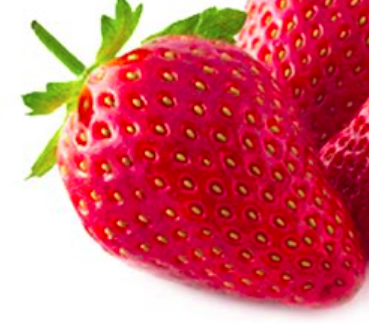
#> input picture test/crop1.jpeg, 369 x 324 px; its folder holds only this picture in this run
$ python utils.py
#> lines starting #> are read from the running program, lines starting #| are printed output that depends on the picture; after the words box and inside, x2 and y2 are one past the last pixel; in counts of white or black regions, pixels touching at a corner belong together
import cv2
import imutils

import matplotlib.pyplot as plt

from glob import glob

images = glob("../../test/*")

'''
Detection using contours
'''
original_image = cv2.imread(images[-1])
#> original_image is the input picture: shape (324, 369, 3); mean B, G, R 110.5, 101.7, 209.8
image = original_image.copy()
gray = cv2.cvtColor(image, cv2.COLOR_BGR2GRAY)
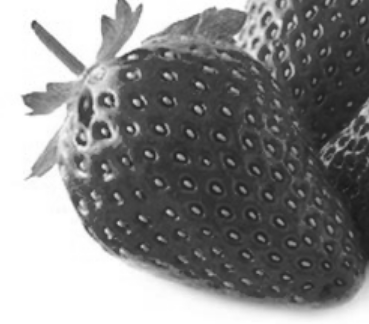
#> gray: shape (324, 369); min 25, max 255, mean 135
thresh = cv2.threshold(gray, 0, 255, cv2.THRESH_BINARY_INV + cv2.THRESH_OTSU)[1]
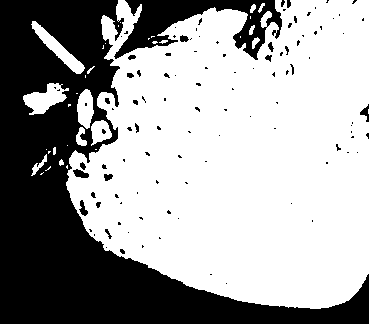
#> thresh: shape (324, 369); 63.2% white; 111 black regions (90 under 20 px)


# Find contours, filter using contour approximation, aspect ratio, and contour area
# threshold_max_area = 550
threshold_min_area = 10
cnts = cv2.findContours(thresh, cv2.RETR_TREE, cv2.CHAIN_APPROX_SIMPLE)
#> cnts = 142 contours, 102 with area under 20; largest, box (x1, y1, x2, y2) and area: (66, 0, 369, 309) 73012, (23, 83, 69, 115) 708, (31, 21, 85, 74) 658, (77, 89, 94, 129) 455, (91, 120, 112, 146) 330
cnts = cnts[0] if len(cnts) == 2 else cnts[1]
for c in cnts:
    peri = cv2.arcLength(c, True)
    approx = cv2.approxPolyDP(c, 0.035 * peri, True)
    x,y,w,h = cv2.boundingRect(approx)
    aspect_ratio = w / float(h)
    area = cv2.contourArea(c)
    # if len(approx) == 4 and area > threshold_min_area and (aspect_ratio >= 0.9 and aspect_ratio <= 1.1):
    print("asd", c)
    cv2.rectangle(image, (x, y), (x + w, y + h), (36,255,12), 2)
#> this loop made 142 passes
#> (peri, x, y, w, h, aspect_ratio, area) on passes 5, 11, 13, 17, 19, 29, 32, 37, 42, 48, 57, 58: (68.18, 31, 154, 16, 22, 0.727, 71.5), (57.46, 76, 127, 11, 19, 0.579, 96), (17.31, 101, 128, 6, 7, 0.857, 21), (94.77, 77, 89, 17, 40, 0.425, 455), (157.3, 24, 83, 45, 32, 1.41, 707.5), (29.56, 252, 37, 8, 12, 0.667, 38.5), (24.49, 249, 25, 6, 10, 0.6, 25), (21.9, 250, 4, 6, 9, 0.667, 25.5), (19.31, 119, 248, 7, 7, 1, 26), (31.21, 104, 228, 9, 12, 0.75, 39.5), (21.31, 95, 201, 7, 8, 0.875, 30), (46.87, 78, 199, 11, 18, 0.611, 92.5)
#> (peri, approx, x, y, w, h, aspect_ratio, area) on passes 12, 35, 39: (79.36, [[105, 121], [92, 124], [91, 145], [111, 136]], 91, 121, 21, 25, 0.84, 330.5), (159, [[32, 21], [43, 42], [80, 73], [83, 65]], 32, 21, 52, 53, 0.981, 657.5), (1842.7, [[118, 0], [89, 234], [348, 300], [368, 0]], 89, 0, 280, 301, 0.93, 73012)
#> (printed output is left out)
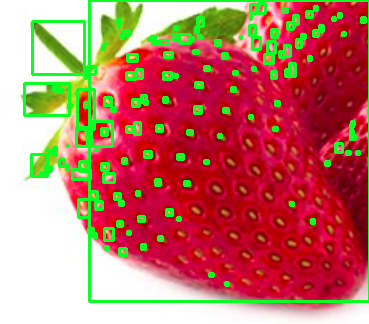
#> image: shape (324, 369, 3); 9.75% of pixels changed, all inside (x1, y1, x2, y2) = (23, 0, 369, 303)

plt.imshow(image)


'''
Detection using Edges
'''
#> (the run stopped early here; a loop or call above may not have finished)

$ run again, on test/crop2_fruit.jpeg
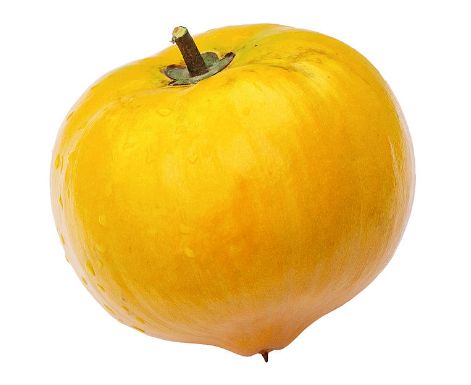
#> input picture test/crop2_fruit.jpeg, 471 x 385 px
#> original_image is the input picture: shape (385, 471, 3); mean B, G, R 139.9, 211.9, 240.9
#> `thresh = cv2.threshold(gray, 0, 255, cv2.THRESH_BINARY_INV + cv2.THRES..`:
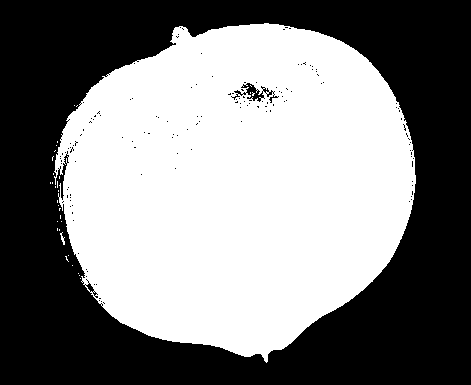
#> thresh: shape (385, 471); 50.6% white; 143 black regions (141 under 20 px)
#> cnts = 237 contours, 229 with area under 20; largest, box (x1, y1, x2, y2) and area: (54, 23, 416, 363) 91727, (240, 82, 265, 103) 237, (85, 282, 95, 293) 46, (268, 94, 279, 104) 36, (233, 89, 244, 97) 30, (266, 89, 274, 98) 28, (262, 87, 270, 94) 26, (231, 93, 241, 101) 24
#> the loop `for c in cnts:` made 237 passes
#> (peri, x, y, w, h, aspect_ratio, area) on passes 29, 44: (1415.4, 59, 27, 351, 336, 1.04, 91727), (30.04, 85, 282, 10, 11, 0.909, 45.5)
#> (printed output is left out)
#> after the loop `for c in cnts:`:
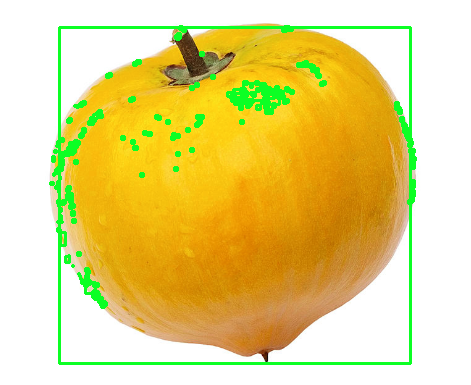
#> image: shape (385, 471, 3); 4.97% of pixels changed, all inside (x1, y1, x2, y2) = (49, 25, 417, 365)

$ run again, on test/crop1_backpacks.jpeg
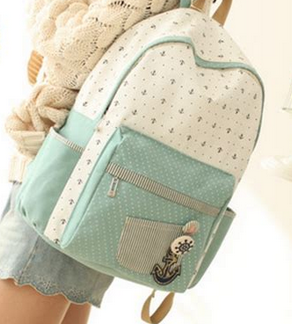
#> input picture test/crop1_backpacks.jpeg, 292 x 324 px
#> original_image is the input picture: shape (324, 292, 3); mean B, G, R 187.4, 205.8, 208.9
#> `thresh = cv2.threshold(gray, 0, 255, cv2.THRESH_BINARY_INV + cv2.THRES..`:
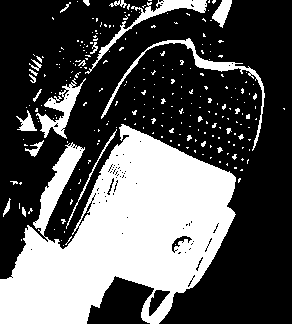
#> thresh: shape (324, 292); 34.5% white; 252 white regions (226 under 20 px)
#> cnts = 367 contours, 349 with area under 20; largest, box (x1, y1, x2, y2) and area: (0, 124, 236, 324) 27322, (36, 78, 86, 139) 838, (101, 38, 265, 151) 834, (85, 0, 207, 74) 804, (148, 289, 171, 317) 290
#> the loop `for c in cnts:` made 367 passes
#> (peri, approx, x, y, w, h, aspect_ratio, area) on passes 12, 60: (41.8, [[9, 198], [3, 216], [9, 208]], 3, 198, 7, 19, 0.368, 34), (239.4, [[116, 129], [66, 228]], 66, 129, 51, 100, 0.51, 95)
#> (printed output is left out)
#> after the loop `for c in cnts:`:
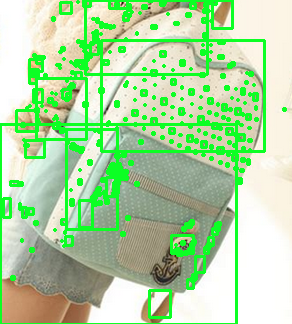
#> image: shape (324, 292, 3); 17.03% of pixels changed, all inside (x1, y1, x2, y2) = (0, 0, 287, 324)
